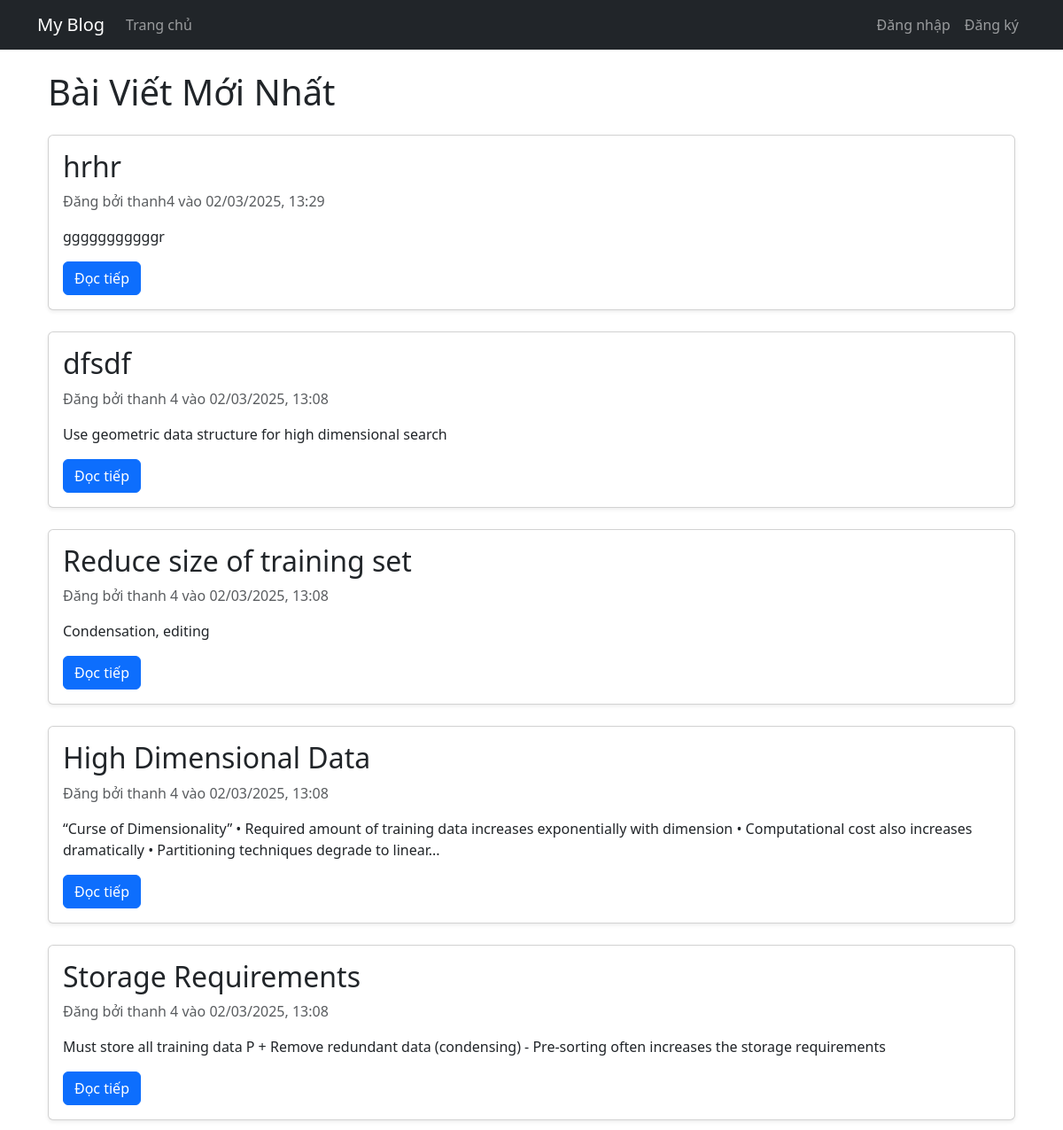
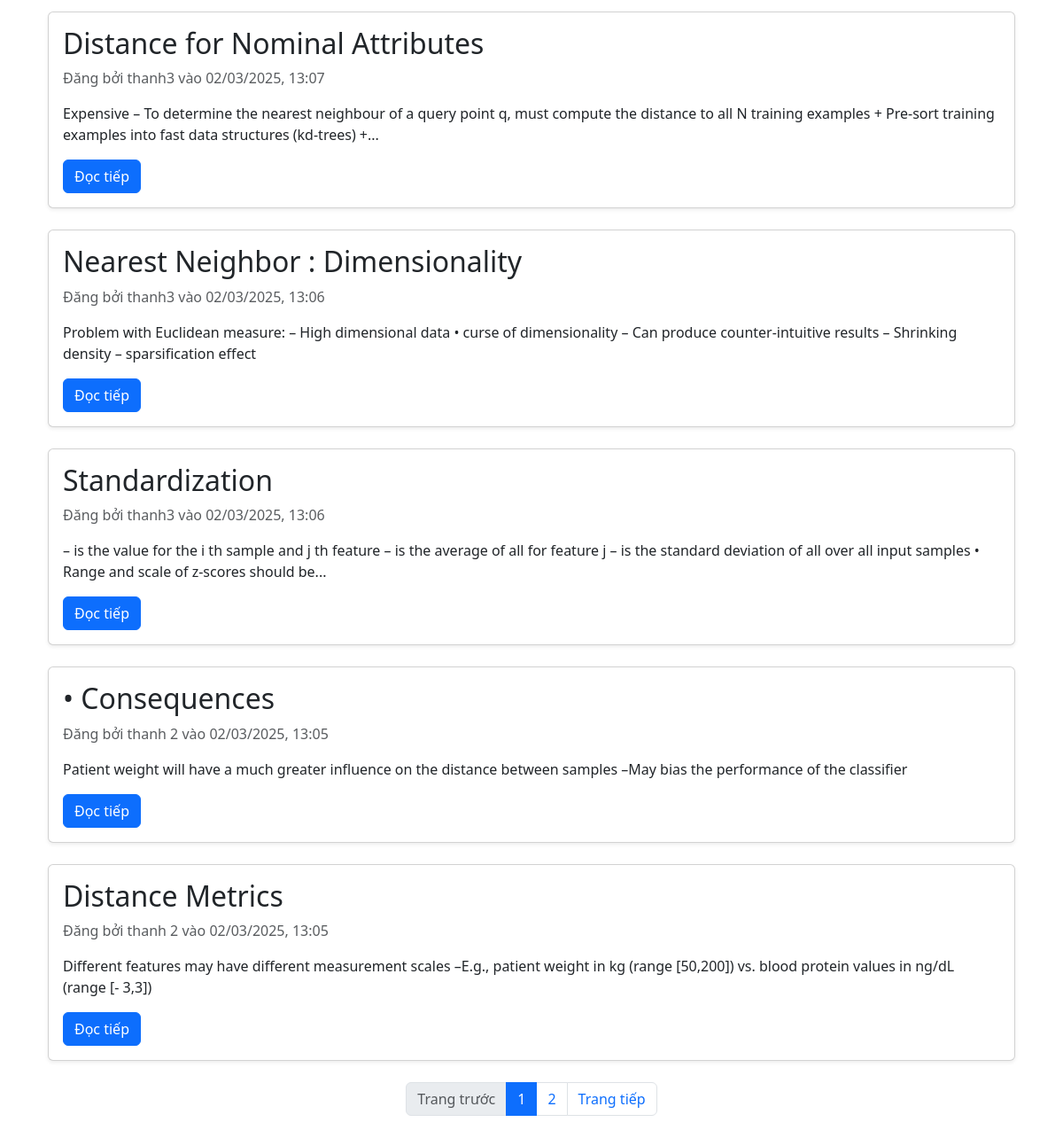
Before: / with the older database file (2 pictures, top to bottom).
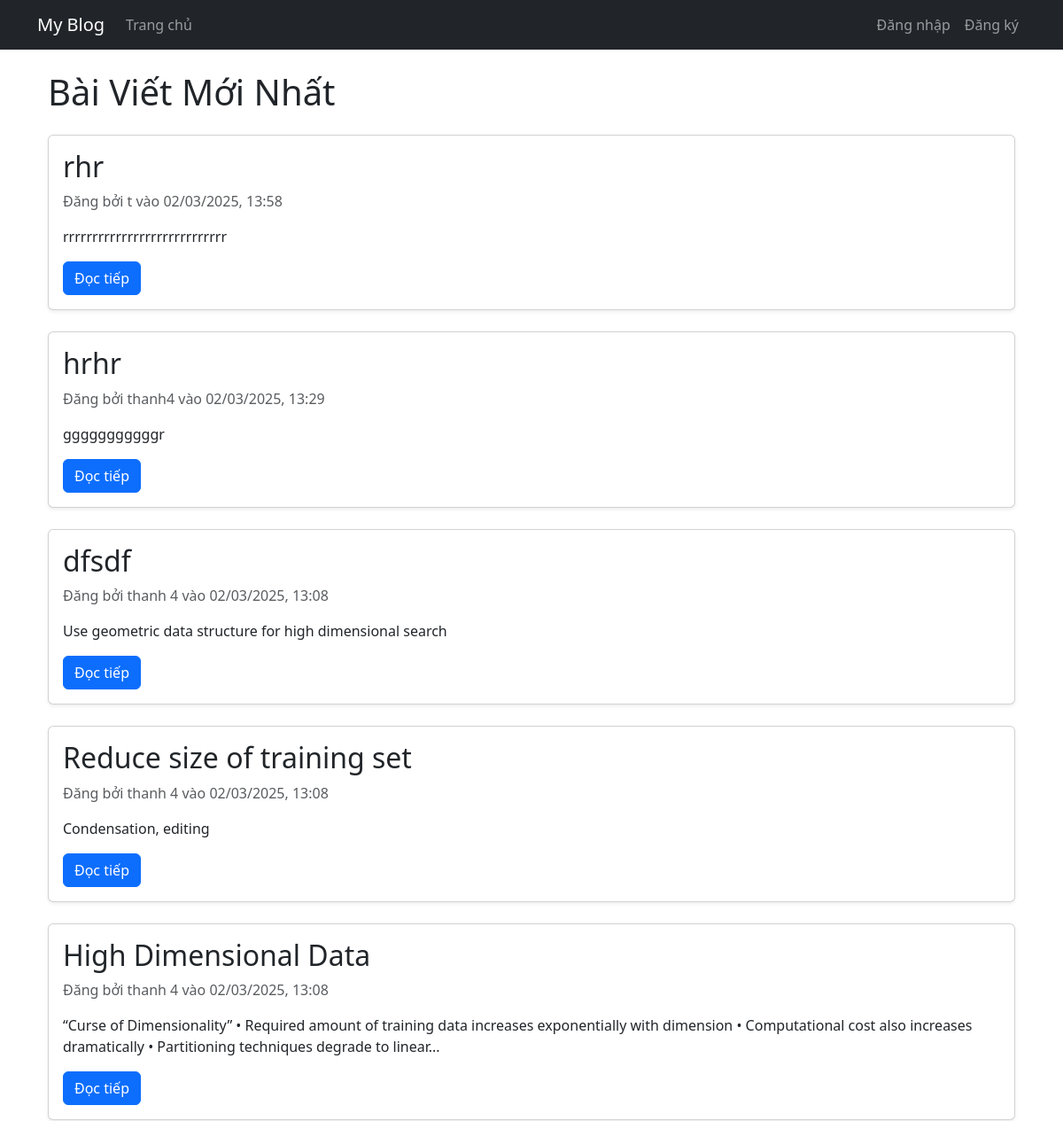
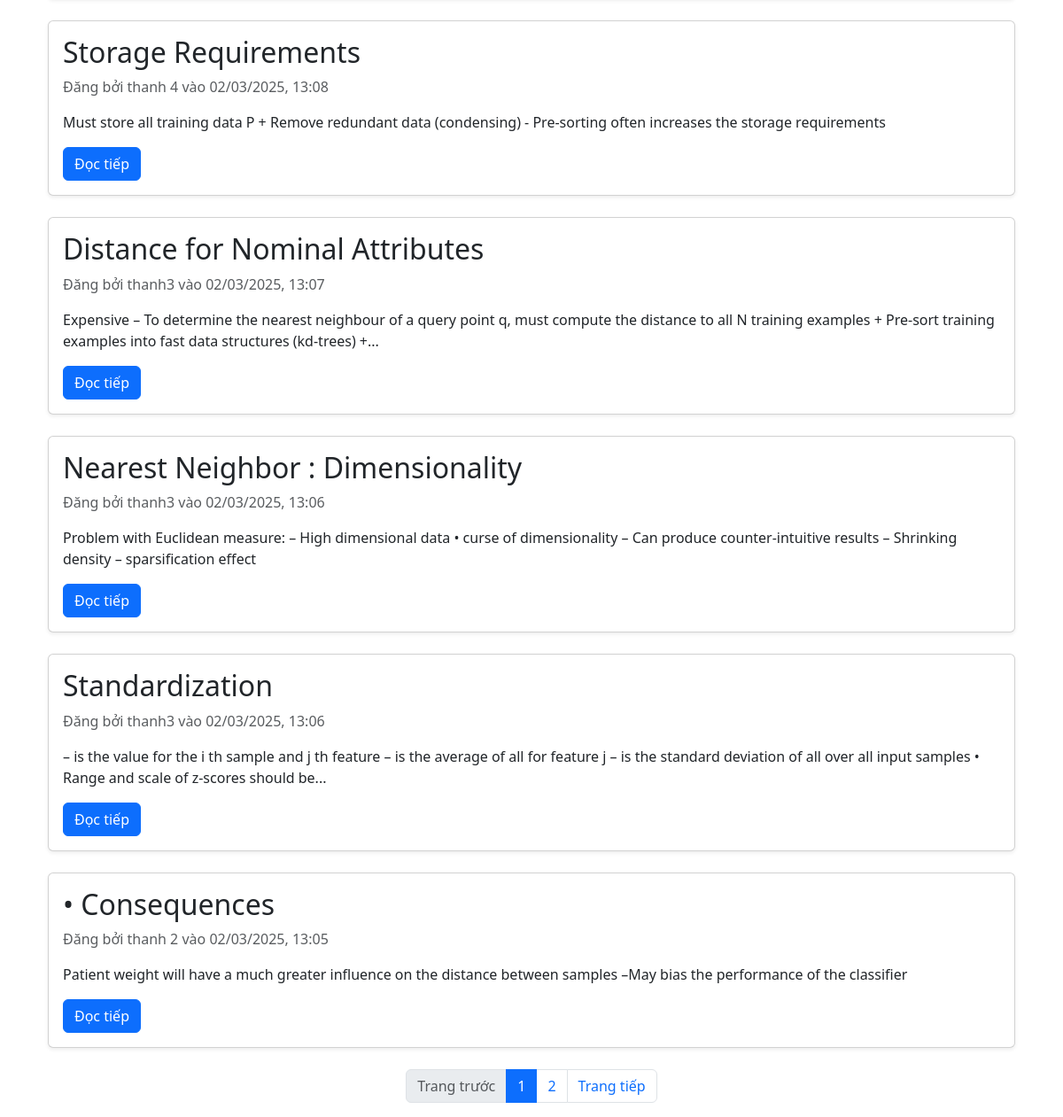
After: the same page with the newer database file (2 pictures, top to bottom).
### my_blog/app.py (models this page shows, shortened)
class Post(db.Model):
    id = db.Column(db.Integer, primary_key=True)
    title = db.Column(db.String(100), nullable=False)
    content = db.Column(db.Text, nullable=False)
    date_posted = db.Column(db.DateTime, default=datetime.utcnow)
    user_id = db.Column(db.Integer, db.ForeignKey('user.id'), nullable=False)

class User(db.Model, UserMixin):
    id = db.Column(db.Integer, primary_key=True)
    username = db.Column(db.String(20), unique=True, nullable=False)
    email = db.Column(db.String(120), unique=True, nullable=False)
    password = db.Column(db.String(60), nullable=False)
    posts = db.relationship('Post', backref='author', lazy=True)
    is_admin = db.Column(db.Boolean, default=False)
    is_blocked = db.Column(db.Boolean, default=False)

### my_blog/app.py (the view)
@app.route('/')
@app.route('/page/<int:page>')
def index(page=1):
    per_page = 10
    posts = Post.query.order_by(Post.date_posted.desc()).paginate(page=page, per_page=per_page, error_out=False)
    return render_template('index.html', posts=posts)

### my_blog/templates/index.html (shortened to what this page needs)
{% extends "layout.html" %}
{% block content %}
<div class="container mt-4">
    <h1 class="mb-4">Bài Viết Mới Nhất</h1>
    {% if posts.items %}
        {% for post in posts.items %}
        <div class="card mb-4 shadow-sm">
            <div class="card-body">
                <h2 class="card-title">{{ post.title }}</h2>
                <p class="card-text text-muted">Đăng bởi {{ post.author.username }} vào {{ post.date_posted.strftime('%d/%m/%Y, %H:%M') }}</p>
                <p class="card-text">{{ post.content|truncate(200) }}</p>
                <a href="{{ url_for('post', post_id=post.id) }}" class="btn btn-primary">Đọc tiếp</a>
            </div>
        </div>
        {% endfor %}
        <nav aria-label="Page navigation">
            <ul class="pagination justify-content-center">
                {% if posts.has_prev %}
                <li class="page-item">
                    <a class="page-link" href="{{ url_for('index', page=posts.prev_num) }}">Trang trước</a>
                </li>
                {% else %}
                <li class="page-item disabled">
                    <span class="page-link">Trang trước</span>
                </li>
                {% endif %}
                {% for page_num in posts.iter_pages(left_edge=1, right_edge=1, left_current=2, right_current=2) %}
                    {% if page_num %}
                        {% if page_num == posts.page %}
                        <li class="page-item active">
                            <span class="page-link">{{ page_num }}</span>
                        </li>
                        {% else %}
                        <li class="page-item">
                            <a class="page-link" href="{{ url_for('index', page=page_num) }}">{{ page_num }}</a>
                        </li>
                        {% endif %}
                    {% else %}
                        <li class="page-item disabled">
                            <span class="page-link">...</span>
                        </li>
                    {% endif %}
                {% endfor %}
                {% if posts.has_next %}
                <li class="page-item">
                    <a class="page-link" href="{{ url_for('index', page=posts.next_num) }}">Trang tiếp</a>
                </li>
                {% else %}
                <li class="page-item disabled">
                    <span class="page-link">Trang tiếp</span>
                </li>
                {% endif %}
            </ul>
        </nav>
    {% endif %}
</div>
{% endblock %}

Changed rows visible on the page:
no longer on this page (row unchanged): Post: title "Distance Metrics", author.username "thanh 2", date_posted "02/03/2025, 13:05", content "Different features may have different measurement scales –E.g., patient weight in kg (range [50,200]) vs. blood protein values in ng/dL (range [- 3,3])"
added Post: title "rhr", author.username "t", date_posted "02/03/2025, 13:58", content "rrrrrrrrrrrrrrrrrrrrrrrrrrrr"
